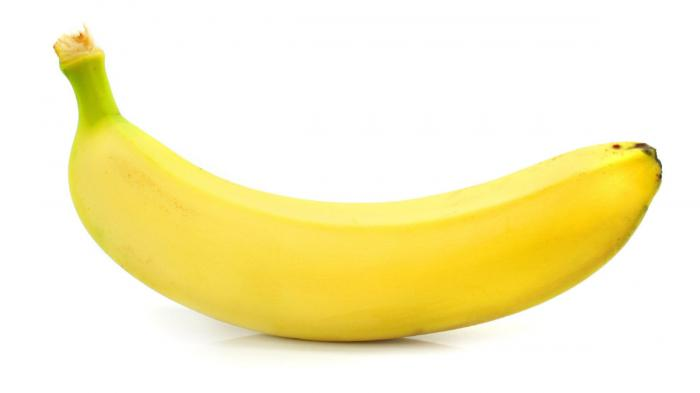
%> input picture banana.png, 700 x 393 px
$ octave coba_algoritma_naive_bayes.m   (GNU Octave 9; MATLAB toolbox functions it lacks are replaced by stand-ins)
%> lines starting %> are read from the running program, lines starting %| are printed output that depends on the picture; in (x1, y1, x2, y2) boxes, pixels count from 0 and x2, y2 are one past the last pixel; in counts of white or black regions, pixels touching at a corner belong together; the program's own positions count from 1
obj = imread('banana.png');
%> obj is the input picture: size 393x700x3 uint8; mean R, G, B 249.7, 241.6, 196.1
imshow(obj);

matriks = zeros(1,4);

obj_gray = rgb2gray(obj);
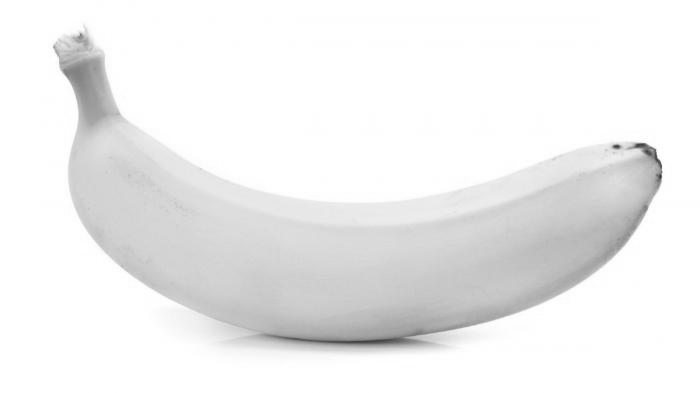
%> obj_gray: size 393x700 uint8; min 51, max 255, mean 238.8
figure, imshow(obj_gray);

level = graythresh(obj);
%> level = 0.62

bw = imbinarize(obj_gray, level);
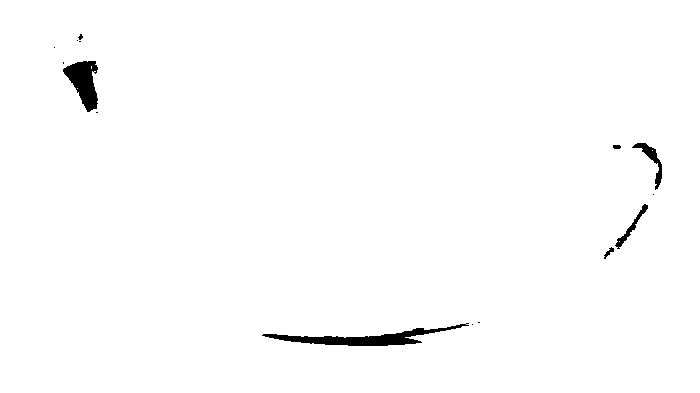
%> bw: size 393x700 logical; 98.8% white; 15 black regions (9 under 20 px), largest, box (x1, y1, x2, y2) and area: (262, 323, 469, 346) 1464, (63, 61, 98, 112) 1027, (632, 143, 662, 190) 339, (615, 204, 648, 249) 246, (604, 247, 614, 259) 45, (613, 145, 621, 149) 29
figure, imshow(bw);

bw = imfill(bw, 'holes');
%> bw: size 393x700 logical; every value is 1
figure, imshow(bw);
bw = bwareaopen(bw,100);
figure, imshow(bw);

HSV = rgb2hsv(obj);
%> HSV: size 393x700x3 double; mean H, S, V 0.0672, 0.225, 0.98
figure, imshow(HSV);

H = HSV(:,:,1);
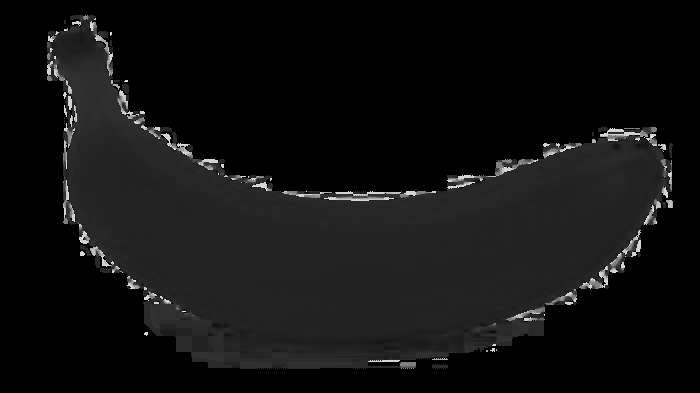
%> H: size 393x700 double; min 0, max 0.972, mean 0.0672
S = HSV(:,:,2);
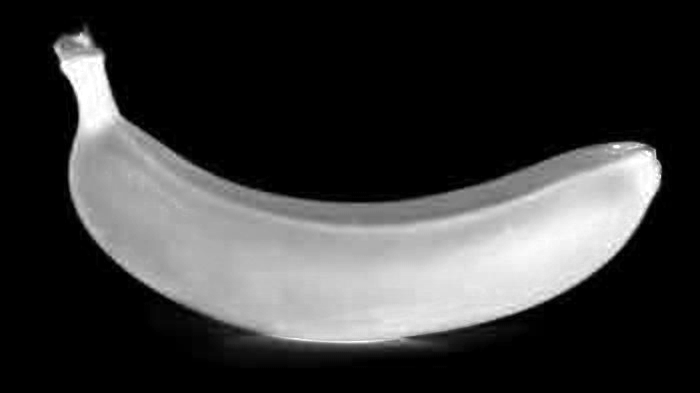
%> S: size 393x700 double; min 0, max 1, mean 0.225
V = HSV(:,:,3);
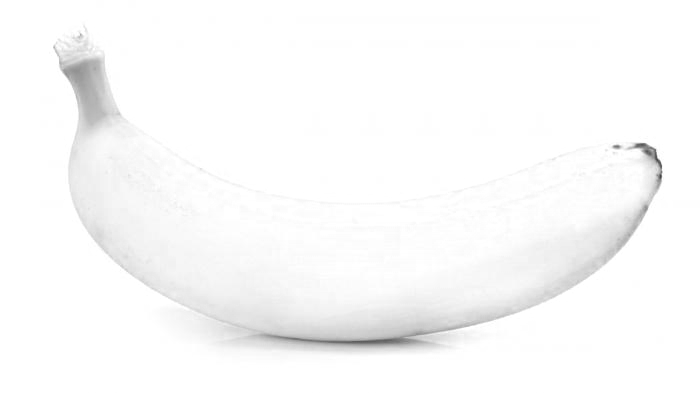
%> V: size 393x700 double; min 0.267, max 1, mean 0.98

H(~bw) = 0;
S(~bw) = 0;
V(~bw) = 0;

Hue = sum(sum(H))/sum(sum(bw));
%> Hue = 0.0672
Saturation = sum(sum(S))/sum(sum(bw));
%> Saturation = 0.225
Value = sum(sum(V))/sum(sum(bw));
%> Value = 0.98
Luas = sum(sum(bw));
%> Luas = 275100

figure, imshow(H);
figure, imshow(S);
figure, imshow(V);

matriks(1,1) = Hue;
matriks(1,2) = Saturation;
matriks(1,3) = Value;
matriks(1,4) = Luas;

kelas_latih = cell(2,1);
kelas_latih(1) = 'buah pisang';
kelas_latih(2) = 'bukan pisang';

%Naives Bayes
%> (the run ends here)
